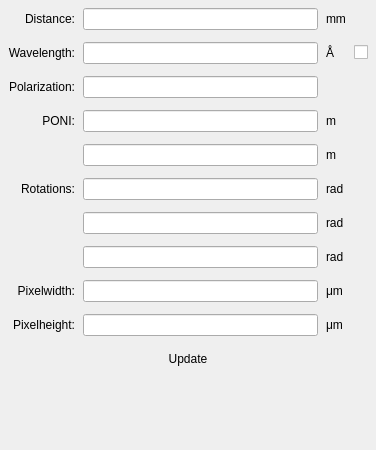
         <widget class="QWidget" name="pyFAI">
          <property name="geometry">
           <rect>
            <x>0</x>
            <y>0</y>
            <width>376</width>
            <height>450</height>
           </rect>
          </property>
          <attribute name="label">
           <string>pyFAI Parameter</string>
          </attribute>
          <layout class="QGridLayout" name="gridLayout_3">
           <property name="horizontalSpacing">
            <number>8</number>
           </property>
           <property name="verticalSpacing">
            <number>12</number>
           </property>
           <property name="margin">
            <number>8</number>
           </property>
           <item row="1" column="2">
            <widget class="QLabel" name="label_19">
             <property name="text">
              <string>Å</string>
             </property>
            </widget>
           </item>
           <item row="0" column="2">
            <widget class="QLabel" name="label_20">
             <property name="text">
              <string>mm</string>
             </property>
            </widget>
           </item>
           <item row="0" column="1">
            <widget class="QLineEdit" name="pf_distance_txt">
             <property name="focusPolicy">
              <enum>Qt::StrongFocus</enum>
             </property>
             <property name="alignment">
              <set>Qt::AlignRight|Qt::AlignTrailing|Qt::AlignVCenter</set>
             </property>
            </widget>
           </item>
           <item row="1" column="1">
            <widget class="QLineEdit" name="pf_wavelength_txt">
             <property name="alignment">
              <set>Qt::AlignRight|Qt::AlignTrailing|Qt::AlignVCenter</set>
             </property>
            </widget>
           </item>
           <item row="1" column="0">
            <widget class="QLabel" name="label_22">
             <property name="text">
              <string>Wavelength:</string>
             </property>
             <property name="alignment">
              <set>Qt::AlignRight|Qt::AlignTrailing|Qt::AlignVCenter</set>
             </property>
            </widget>
           </item>
           <item row="0" column="0">
            <widget class="QLabel" name="label_21">
             <property name="text">
              <string>Distance:</string>
             </property>
             <property name="alignment">
              <set>Qt::AlignRight|Qt::AlignTrailing|Qt::AlignVCenter</set>
             </property>
            </widget>
           </item>
           <item row="3" column="0">
            <widget class="QLabel" name="label_27">
             <property name="text">
              <string>PONI:</string>
             </property>
             <property name="alignment">
              <set>Qt::AlignRight|Qt::AlignTrailing|Qt::AlignVCenter</set>
             </property>
            </widget>
           </item>
           <item row="1" column="3">
            <widget class="QCheckBox" name="pf_wavelength_cb">
             <property name="text">
              <string/>
             </property>
            </widget>
           </item>
           <item row="3" column="1">
            <widget class="QLineEdit" name="pf_poni1_txt">
             <property name="alignment">
              <set>Qt::AlignRight|Qt::AlignTrailing|Qt::AlignVCenter</set>
             </property>
            </widget>
           </item>
           <item row="3" column="2">
            <widget class="QLabel" name="label_29">
             <property name="text">
              <string>m</string>
             </property>
            </widget>
           </item>
           <item row="4" column="1">
            <widget class="QLineEdit" name="pf_poni2_txt">
             <property name="alignment">
              <set>Qt::AlignRight|Qt::AlignTrailing|Qt::AlignVCenter</set>
             </property>
            </widget>
           </item>
           <item row="4" column="2">
            <widget class="QLabel" name="label_30">
             <property name="text">
              <string>m</string>
             </property>
            </widget>
           </item>
           <item row="5" column="0">
            <widget class="QLabel" name="label_28">
             <property name="text">
              <string>Rotations:</string>
             </property>
             <property name="alignment">
              <set>Qt::AlignRight|Qt::AlignTrailing|Qt::AlignVCenter</set>
             </property>
            </widget>
           </item>
           <item row="5" column="1">
            <widget class="QLineEdit" name="pf_rotation1_txt">
             <property name="alignment">
              <set>Qt::AlignRight|Qt::AlignTrailing|Qt::AlignVCenter</set>
             </property>
            </widget>
           </item>
           <item row="5" column="2">
            <widget class="QLabel" name="label_31">
             <property name="text">
              <string>rad</string>
             </property>
            </widget>
           </item>
           <item row="6" column="1">
            <widget class="QLineEdit" name="pf_rotation2_txt">
             <property name="alignment">
              <set>Qt::AlignRight|Qt::AlignTrailing|Qt::AlignVCenter</set>
             </property>
            </widget>
           </item>
           <item row="6" column="2">
            <widget class="QLabel" name="label_32">
             <property name="text">
              <string>rad</string>
             </property>
            </widget>
           </item>
           <item row="7" column="1">
            <widget class="QLineEdit" name="pf_rotation3_txt">
             <property name="alignment">
              <set>Qt::AlignRight|Qt::AlignTrailing|Qt::AlignVCenter</set>
             </property>
            </widget>
           </item>
           <item row="7" column="2">
            <widget class="QLabel" name="label_33">
             <property name="text">
              <string>rad</string>
             </property>
            </widget>
           </item>
           <item row="8" column="0">
            <widget class="QLabel" name="label_46">
             <property name="text">
              <string>Pixelwidth:</string>
             </property>
             <property name="alignment">
              <set>Qt::AlignRight|Qt::AlignTrailing|Qt::AlignVCenter</set>
             </property>
            </widget>
           </item>
           <item row="8" column="1">
            <widget class="QLineEdit" name="pf_pixel_width_txt">
             <property name="alignment">
              <set>Qt::AlignRight|Qt::AlignTrailing|Qt::AlignVCenter</set>
             </property>
            </widget>
           </item>
           <item row="8" column="2">
            <widget class="QLabel" name="label_11">
             <property name="text">
              <string>μm</string>
             </property>
            </widget>
           </item>
           <item row="9" column="0">
            <widget class="QLabel" name="label_47">
             <property name="text">
              <string>Pixelheight:</string>
             </property>
             <property name="alignment">
              <set>Qt::AlignRight|Qt::AlignTrailing|Qt::AlignVCenter</set>
             </property>
            </widget>
           </item>
           <item row="9" column="1">
            <widget class="QLineEdit" name="pf_pixel_height_txt">
             <property name="alignment">
              <set>Qt::AlignRight|Qt::AlignTrailing|Qt::AlignVCenter</set>
             </property>
            </widget>
           </item>
           <item row="9" column="2">
            <widget class="QLabel" name="label_12">
             <property name="text">
              <string>μm</string>
             </property>
            </widget>
           </item>
           <item row="10" column="0" colspan="4">
            <widget class="QPushButton" name="pf_update_btn">
             <property name="text">
              <string>Update</string>
             </property>
             <property name="flat">
              <bool>true</bool>
             </property>
            </widget>
           </item>
           <item row="11" column="1">
            <spacer name="verticalSpacer_2">
             <property name="orientation">
              <enum>Qt::Vertical</enum>
             </property>
             <property name="sizeHint" stdset="0">
              <size>
               <width>20</width>
               <height>94</height>
              </size>
             </property>
            </spacer>
           </item>
           <item row="2" column="1">
            <widget class="QLineEdit" name="pf_polarization_txt">
             <property name="alignment">
              <set>Qt::AlignRight|Qt::AlignTrailing|Qt::AlignVCenter</set>
             </property>
            </widget>
           </item>
           <item row="2" column="0">
            <widget class="QLabel" name="label_15">
             <property name="text">
              <string>Polarization:</string>
             </property>
             <property name="alignment">
              <set>Qt::AlignRight|Qt::AlignTrailing|Qt::AlignVCenter</set>
             </property>
            </widget>
           </item>
          </layout>
         </widget>
